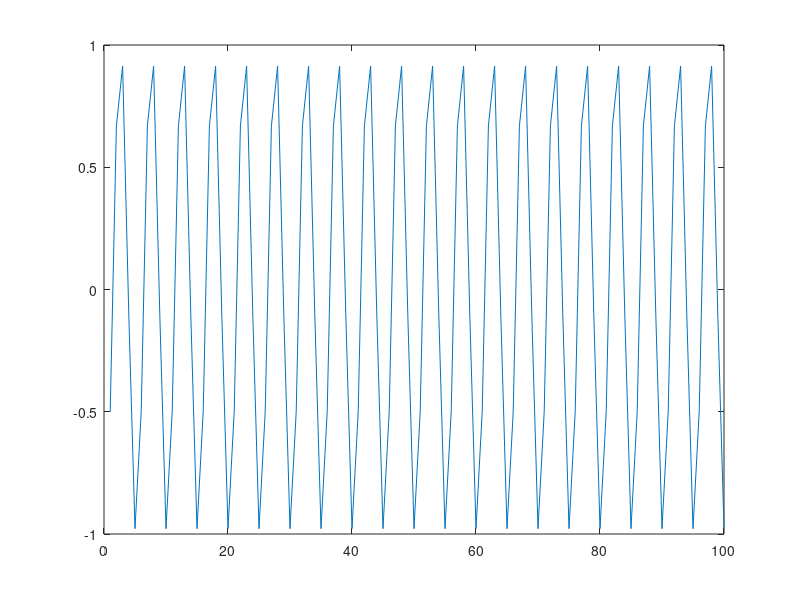

Here is the MATLAB script that generated this plot: (Note: this script raises an error after producing the figure.)
close all
clear

%% Radar setup
c=3e8;
fc=4e9; % carrier
B=5e6; % Bandwidth
T=5e-3; % Chirp time
Beta=B/T; % slope
lambda=c/fc;
ant_angle=deg2rad(30);


delta_R=c/2/B; %range resoultion
delta_fz=1/T; %


%% Platform Setup
R=10;
L=2*R*tan(ant_angle);
pulses = 100; % pulses during target ilumination
v=10;
time=L/v; % time of ilumination

PRI=time/pulses;
PRF=1/PRI;


f0=Beta*2*R/(T*c);
phi=4*pi*R/lambda;

fs=f0*5; % ADC sampling - at least 2 times higher than highest beat frequency
step=PRI*v; % distance traveled by platform in one PRI

d_max=fs*c/(2*Beta);


% Preallocate SAR memory
%t=0:1/fs:0.001*PRI*fs-1/fs;
samples=100;
t=0:1/fs:1/fs*samples-1/fs;
SAR_raw=zeros(100,length(t));
SAR_range_compressed=zeros(100,length(t));

% t=2*d/c;
d=f0*T*c/(2*Beta);

figure
tmp=exp(i*(2*pi*f0*t+phi));
plot(real(tmp(1:100)))



%% Sensing
for k=1:pulses
    % Calculate distance
    r=sqrt(R^2+(L/2-step*k)^2);
    % Receive echo (get beat)
    SAR_raw(k,:)=get_beat(r,t,lambda,Beta,T);

end


%% Range compression

% for k=1:pulses
%     SAR_range_compressed(k,:)=abs(real(fftshift(fft(SAR_raw(k,:)))));
% end


% for k=1:pulses
%     plot(SAR_range_compressed(k,:))
%     waitforbuttonpress
% end


%% Azimuth
figure
achp=SAR_raw(:,50);
plot(real(achp));


%% Display Data

faxis=0:1/fs:samples*1/fs-1/fs;
figure
tiledlayout(1,3)
nexttile
imagesc('xData',faxis,real(SAR_raw));
xlabel("Sample")
ylabel("Pulse")

nexttile
X=fft2(SAR_raw,1000,1000);
title("Range compressed data")
imagesc(abs(real(X)));

% plot(real(SAR_raw(1,1:100))

% Range FFT, racalualte beat frequency/range

% azimuth - get overalapping parts of RX/TX
% get cycle through columns - get chrirp like azimuth signal
% fftilt?







%%
% close all
% clear
% f0=1.5e4;
% tc=1/f0;
% fs=3*f0;
% t=0:1/fs:1/fs*1000-1/fs;
% % figure
% tmp=exp(i*(2*pi*f0*t));
% %tmp=cos(2*pi*f0*t);
% plot(real(tmp(1:100)))



















